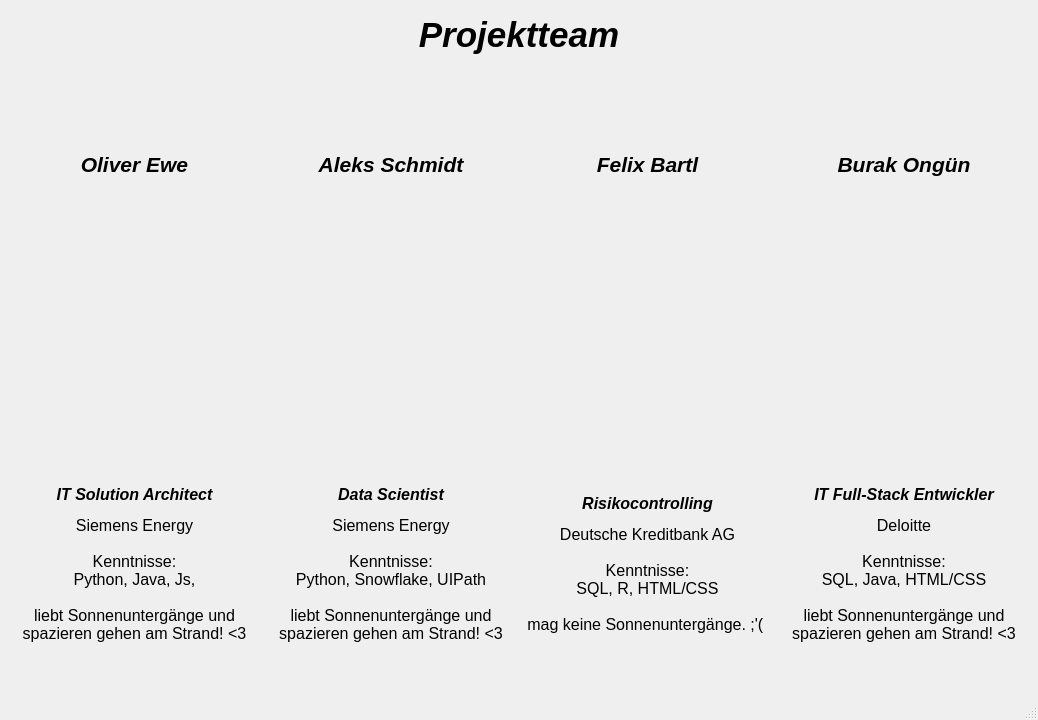
<?xml version="1.0" encoding="UTF-8"?>
<ui version="4.0">
 <class>Projektteam</class>
 <widget class="QMainWindow" name="Projektteam">
  <property name="geometry">
   <rect>
    <x>0</x>
    <y>0</y>
    <width>1038</width>
    <height>720</height>
   </rect>
  </property>
  <property name="sizePolicy">
   <sizepolicy hsizetype="Preferred" vsizetype="Preferred">
    <horstretch>0</horstretch>
    <verstretch>0</verstretch>
   </sizepolicy>
  </property>
  <property name="windowTitle">
   <string>MainWindow</string>
  </property>
  <widget class="QWidget" name="centralwidget">
   <layout class="QVBoxLayout" name="verticalLayout">
    <item>
     <layout class="QHBoxLayout" name="horizontalLayout_3">
      <item>
       <widget class="QLabel" name="HtwLogo">
        <property name="sizePolicy">
         <sizepolicy hsizetype="Preferred" vsizetype="Preferred">
          <horstretch>0</horstretch>
          <verstretch>0</verstretch>
         </sizepolicy>
        </property>
        <property name="text">
         <string/>
        </property>
        <property name="pixmap">
         <pixmap>../Bilder/HTWLogo.png</pixmap>
        </property>
        <property name="scaledContents">
         <bool>false</bool>
        </property>
       </widget>
      </item>
      <item>
       <widget class="QLabel" name="label">
        <property name="font">
         <font>
          <pointsize>26</pointsize>
          <italic>true</italic>
          <bold>true</bold>
         </font>
        </property>
        <property name="mouseTracking">
         <bool>false</bool>
        </property>
        <property name="text">
         <string>Projektteam</string>
        </property>
        <property name="alignment">
         <set>Qt::AlignCenter</set>
        </property>
       </widget>
      </item>
      <item>
       <widget class="QLabel" name="InfoLogo">
        <property name="sizePolicy">
         <sizepolicy hsizetype="Preferred" vsizetype="Preferred">
          <horstretch>0</horstretch>
          <verstretch>0</verstretch>
         </sizepolicy>
        </property>
        <property name="text">
         <string/>
        </property>
        <property name="pixmap">
         <pixmap>../Bilder/desktop-logo_schwarz.svg</pixmap>
        </property>
        <property name="scaledContents">
         <bool>false</bool>
        </property>
        <property name="alignment">
         <set>Qt::AlignRight|Qt::AlignTrailing|Qt::AlignVCenter</set>
        </property>
       </widget>
      </item>
     </layout>
    </item>
    <item>
     <widget class="QLabel" name="label_6">
      <property name="font">
       <font>
        <pointsize>12</pointsize>
       </font>
      </property>
      <property name="text">
       <string/>
      </property>
     </widget>
    </item>
    <item>
     <layout class="QHBoxLayout" name="horizontalLayout">
      <item>
       <widget class="QLabel" name="label_4">
        <property name="font">
         <font>
          <pointsize>16</pointsize>
          <italic>true</italic>
          <bold>true</bold>
         </font>
        </property>
        <property name="text">
         <string>Oliver Ewe</string>
        </property>
        <property name="alignment">
         <set>Qt::AlignBottom|Qt::AlignHCenter</set>
        </property>
       </widget>
      </item>
      <item>
       <widget class="QLabel" name="label_3">
        <property name="font">
         <font>
          <pointsize>16</pointsize>
          <italic>true</italic>
          <bold>true</bold>
         </font>
        </property>
        <property name="text">
         <string>Aleks Schmidt</string>
        </property>
        <property name="alignment">
         <set>Qt::AlignBottom|Qt::AlignHCenter</set>
        </property>
       </widget>
      </item>
      <item>
       <widget class="QLabel" name="label_2">
        <property name="font">
         <font>
          <pointsize>16</pointsize>
          <italic>true</italic>
          <bold>true</bold>
         </font>
        </property>
        <property name="text">
         <string>Felix Bartl</string>
        </property>
        <property name="alignment">
         <set>Qt::AlignBottom|Qt::AlignHCenter</set>
        </property>
       </widget>
      </item>
      <item>
       <widget class="QLabel" name="label_5">
        <property name="font">
         <font>
          <pointsize>16</pointsize>
          <italic>true</italic>
          <bold>true</bold>
         </font>
        </property>
        <property name="text">
         <string>Burak Ongün</string>
        </property>
        <property name="alignment">
         <set>Qt::AlignBottom|Qt::AlignHCenter</set>
        </property>
       </widget>
      </item>
     </layout>
    </item>
    <item>
     <layout class="QHBoxLayout" name="horizontalLayout_2">
      <item>
       <widget class="QLabel" name="OlliBild">
        <property name="sizePolicy">
         <sizepolicy hsizetype="Minimum" vsizetype="Minimum">
          <horstretch>0</horstretch>
          <verstretch>0</verstretch>
         </sizepolicy>
        </property>
        <property name="minimumSize">
         <size>
          <width>250</width>
          <height>250</height>
         </size>
        </property>
        <property name="text">
         <string/>
        </property>
        <property name="pixmap">
         <pixmap>../Bilder/Olli.png</pixmap>
        </property>
        <property name="scaledContents">
         <bool>true</bool>
        </property>
       </widget>
      </item>
      <item>
       <widget class="QLabel" name="AleksBild">
        <property name="sizePolicy">
         <sizepolicy hsizetype="Minimum" vsizetype="Minimum">
          <horstretch>0</horstretch>
          <verstretch>0</verstretch>
         </sizepolicy>
        </property>
        <property name="minimumSize">
         <size>
          <width>250</width>
          <height>250</height>
         </size>
        </property>
        <property name="text">
         <string/>
        </property>
        <property name="pixmap">
         <pixmap>../Bilder/Aleks.png</pixmap>
        </property>
        <property name="scaledContents">
         <bool>true</bool>
        </property>
       </widget>
      </item>
      <item>
       <widget class="QLabel" name="label_11">
        <property name="sizePolicy">
         <sizepolicy hsizetype="Minimum" vsizetype="Minimum">
          <horstretch>0</horstretch>
          <verstretch>0</verstretch>
         </sizepolicy>
        </property>
        <property name="minimumSize">
         <size>
          <width>250</width>
          <height>250</height>
         </size>
        </property>
        <property name="text">
         <string/>
        </property>
        <property name="pixmap">
         <pixmap>../Bilder/Felix.png</pixmap>
        </property>
        <property name="scaledContents">
         <bool>true</bool>
        </property>
        <property name="alignment">
         <set>Qt::AlignCenter</set>
        </property>
       </widget>
      </item>
      <item>
       <widget class="QLabel" name="label_10">
        <property name="sizePolicy">
         <sizepolicy hsizetype="Minimum" vsizetype="Minimum">
          <horstretch>0</horstretch>
          <verstretch>0</verstretch>
         </sizepolicy>
        </property>
        <property name="minimumSize">
         <size>
          <width>250</width>
          <height>250</height>
         </size>
        </property>
        <property name="text">
         <string/>
        </property>
        <property name="pixmap">
         <pixmap>../Bilder/Burak.png</pixmap>
        </property>
        <property name="scaledContents">
         <bool>true</bool>
        </property>
        <property name="alignment">
         <set>Qt::AlignCenter</set>
        </property>
       </widget>
      </item>
     </layout>
    </item>
    <item>
     <layout class="QHBoxLayout" name="horizontalLayout_5">
      <item>
       <widget class="QLabel" name="label_9">
        <property name="sizePolicy">
         <sizepolicy hsizetype="Minimum" vsizetype="Minimum">
          <horstretch>0</horstretch>
          <verstretch>0</verstretch>
         </sizepolicy>
        </property>
        <property name="minimumSize">
         <size>
          <width>250</width>
          <height>250</height>
         </size>
        </property>
        <property name="midLineWidth">
         <number>0</number>
        </property>
        <property name="text">
         <string>&lt;html&gt;&lt;head/&gt;&lt;body&gt;&lt;p align=&quot;center&quot;&gt;&lt;span style=&quot; font-size:12pt; font-weight:700; font-style:italic;&quot;&gt;IT Solution Architect&lt;/span&gt;&lt;/p&gt;&lt;p align=&quot;center&quot;&gt;&lt;span style=&quot; font-size:12pt;&quot;&gt;Siemens Energy&lt;br/&gt;&lt;br/&gt;Kenntnisse:&lt;br/&gt;Python, Java, Js,&lt;br/&gt;&lt;br/&gt;liebt Sonnenuntergänge und &lt;br/&gt;spazieren gehen am Strand! &amp;lt;3&lt;/span&gt;&lt;/p&gt;&lt;/body&gt;&lt;/html&gt;</string>
        </property>
       </widget>
      </item>
      <item>
       <widget class="QLabel" name="AleksDescr">
        <property name="sizePolicy">
         <sizepolicy hsizetype="Minimum" vsizetype="Minimum">
          <horstretch>0</horstretch>
          <verstretch>0</verstretch>
         </sizepolicy>
        </property>
        <property name="minimumSize">
         <size>
          <width>250</width>
          <height>250</height>
         </size>
        </property>
        <property name="text">
         <string>&lt;html&gt;&lt;head/&gt;&lt;body&gt;&lt;p align=&quot;center&quot;&gt;&lt;span style=&quot; font-size:12pt; font-weight:700; font-style:italic;&quot;&gt;Data Scientist&lt;/span&gt;&lt;/p&gt;&lt;p align=&quot;center&quot;&gt;&lt;span style=&quot; font-size:12pt;&quot;&gt;Siemens Energy&lt;br/&gt;&lt;br/&gt;Kenntnisse:&lt;br/&gt;Python, Snowflake, UIPath&lt;br/&gt;&lt;br/&gt;liebt Sonnenuntergänge und &lt;br/&gt;spazieren gehen am Strand! &amp;lt;3&lt;/span&gt;&lt;/p&gt;&lt;/body&gt;&lt;/html&gt;</string>
        </property>
       </widget>
      </item>
      <item>
       <widget class="QLabel" name="FelixDescr">
        <property name="sizePolicy">
         <sizepolicy hsizetype="Minimum" vsizetype="Minimum">
          <horstretch>0</horstretch>
          <verstretch>0</verstretch>
         </sizepolicy>
        </property>
        <property name="minimumSize">
         <size>
          <width>250</width>
          <height>250</height>
         </size>
        </property>
        <property name="text">
         <string>&lt;html&gt;&lt;head/&gt;&lt;body&gt;&lt;p align=&quot;center&quot;&gt;&lt;span style=&quot; font-size:12pt; font-weight:700; font-style:italic;&quot;&gt;Risikocontrolling&lt;/span&gt;&lt;/p&gt;&lt;p align=&quot;center&quot;&gt;&lt;span style=&quot; font-size:12pt;&quot;&gt;Deutsche Kreditbank AG&lt;br/&gt;&lt;br/&gt;Kenntnisse:&lt;br/&gt;SQL, R, HTML/CSS&lt;br/&gt;&lt;br/&gt;mag keine Sonnenuntergänge. ;'( &lt;/span&gt;&lt;/p&gt;&lt;/body&gt;&lt;/html&gt;</string>
        </property>
       </widget>
      </item>
      <item>
       <widget class="QLabel" name="BurakDescr">
        <property name="sizePolicy">
         <sizepolicy hsizetype="Minimum" vsizetype="Minimum">
          <horstretch>0</horstretch>
          <verstretch>0</verstretch>
         </sizepolicy>
        </property>
        <property name="minimumSize">
         <size>
          <width>250</width>
          <height>250</height>
         </size>
        </property>
        <property name="text">
         <string>&lt;html&gt;&lt;head/&gt;&lt;body&gt;&lt;p align=&quot;center&quot;&gt;&lt;span style=&quot; font-size:12pt; font-weight:700; font-style:italic;&quot;&gt;IT Full-Stack Entwickler&lt;/span&gt;&lt;/p&gt;&lt;p align=&quot;center&quot;&gt;&lt;span style=&quot; font-size:12pt;&quot;&gt;Deloitte&lt;br/&gt;&lt;br/&gt;Kenntnisse:&lt;br/&gt;SQL, Java, HTML/CSS&lt;br/&gt;&lt;br/&gt;liebt Sonnenuntergänge und &lt;br/&gt;spazieren gehen am Strand! &amp;lt;3&lt;/span&gt;&lt;/p&gt;&lt;/body&gt;&lt;/html&gt;</string>
        </property>
       </widget>
      </item>
     </layout>
    </item>
   </layout>
  </widget>
  <widget class="QMenuBar" name="menubar">
   <property name="geometry">
    <rect>
     <x>0</x>
     <y>0</y>
     <width>1038</width>
     <height>22</height>
    </rect>
   </property>
  </widget>
  <widget class="QStatusBar" name="statusbar"/>
 </widget>
 <resources/>
 <connections/>
</ui>
